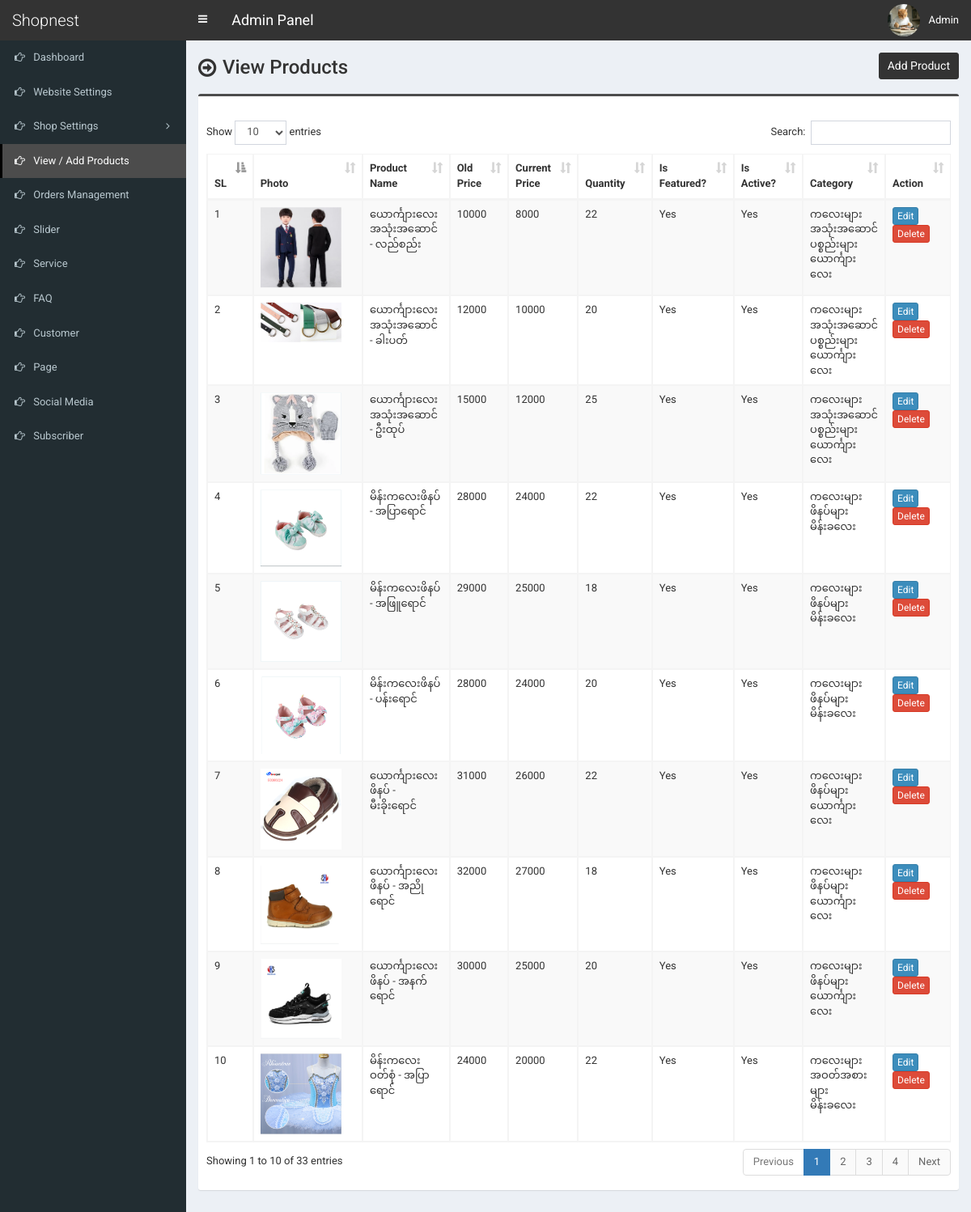
Screenshot of /admin/product.php (signed in) with the database file from the repository.
### tables this page shows
CREATE TABLE `tbl_product` (
  `p_id` int(11) NOT NULL,
  `p_name` varchar(255) NOT NULL,
  `p_old_price` varchar(10) NOT NULL,
  `p_current_price` varchar(10) NOT NULL,
  `p_qty` int(10) NOT NULL,
  `p_featured_photo` varchar(255) NOT NULL,
  `p_description` text NOT NULL,
  `p_short_description` text NOT NULL,
  `p_feature` text NOT NULL,
  `p_condition` text NOT NULL,
  `p_return_policy` text NOT NULL,
  `p_total_view` int(11) NOT NULL,
  `p_is_featured` int(1) NOT NULL,
  `p_is_active` int(1) NOT NULL,
  `ecat_id` int(11) NOT NULL
);

CREATE TABLE `tbl_top_category` (
  `tcat_id` int(11) NOT NULL,
  `tcat_name` varchar(255) NOT NULL,
  `show_on_menu` int(1) NOT NULL
);

CREATE TABLE `tbl_mid_category` (
  `mcat_id` int(11) NOT NULL,
  `mcat_name` varchar(255) NOT NULL,
  `tcat_id` int(11) NOT NULL
);

CREATE TABLE `tbl_end_category` (
  `ecat_id` int(11) NOT NULL,
  `ecat_name` varchar(255) NOT NULL,
  `mcat_id` int(11) NOT NULL
);

### admin/product.php (the view, shortened to what this page needs)
<?php require_once('header.php'); ?>
<section class="content-header">
	<div class="content-header-left">
		<h1>View Products</h1>
	</div>
	<div class="content-header-right">
		<a href="product-add.php" class="btn btn-primary btn-sm">Add Product</a>
	</div>
</section>
<section class="content">
	<div class="row">
		<div class="col-md-12">
			<div class="box box-info">
				<div class="box-body table-responsive">
					<table id="example1" class="table table-bordered table-striped">
						<thead>
							<tr>
								<th width="30">SL</th>
								<th>Photo</th>
								<th width="200">Product Name</th>
								<th width="60">Old Price</th>
								<th width="60">Current Price</th>
								<th width="60">Quantity</th>
								<th>Is Featured?</th>
								<th>Is Active?</th>
								<th>Category</th>
								<th width="80">Action</th>
							</tr>
						</thead>
						<tbody>
							<?php
							$i=0;
							$statement = $pdo->prepare("SELECT
														t1.p_id,
														t1.p_name,
														t1.p_old_price,
														t1.p_current_price,
														t1.p_qty,
														t1.p_featured_photo,
														t1.p_is_featured,
														t1.p_is_active,
														t1.ecat_id,
														t2.ecat_id,
														t2.ecat_name,
														t3.mcat_id,
														t3.mcat_name,
														t4.tcat_id,
														t4.tcat_name
							                           	FROM tbl_product t1
							                           	JOIN tbl_end_category t2
							                           	ON t1.ecat_id = t2.ecat_id
							                           	JOIN tbl_mid_category t3
							                           	ON t2.mcat_id = t3.mcat_id
							                           	JOIN tbl_top_category t4
							                           	ON t3.tcat_id = t4.tcat_id
							                           	ORDER BY t1.p_id DESC
							                           	");
							$statement->execute();
							$result = $statement->fetchAll(PDO::FETCH_ASSOC);
							foreach ($result as $row) {
								$i++;
								?>
								<tr>
									<td><?php echo $i; ?></td>
									<td style="width:130px;"><img src="../assets/uploads/<?php echo $row['p_featured_photo']; ?>" alt="<?php echo $row['p_name']; ?>" style="width:100px;"></td>
									<td><?php echo $row['p_name']; ?></td>
									<td><?php echo $row['p_old_price']; ?></td>
									<td><?php echo $row['p_current_price']; ?></td>
									<td><?php echo $row['p_qty']; ?></td>
									<td>
										<?php if($row['p_is_featured'] == 1) {echo 'Yes';} else {echo 'No';} ?>
									</td>
									<td>
										<?php if($row['p_is_active'] == 1) {echo 'Yes';} else {echo 'No';} ?>
									</td>
									<td><?php echo $row['tcat_name']; ?><br><?php echo $row['mcat_name']; ?><br><?php echo $row['ecat_name']; ?></td>
									<td>
										<a href="product-edit.php?id=<?php echo $row['p_id']; ?>" class="btn btn-primary btn-xs">Edit</a>
										<a href="#" class="btn btn-danger btn-xs" data-href="product-delete.php?id=<?php echo $row['p_id']; ?>" data-toggle="modal" data-target="#confirm-delete">Delete</a>
									</td>
								</tr>
								<?php
							}
							?>
						</tbody>
					</table>
				</div>
			</div>
		</div>
	</div>
</section>
<?php require_once('footer.php'); ?>

### admin/header.php (shortened to what this page needs)
<!DOCTYPE html>
<html>
<head>
	<link rel="stylesheet" href="css/bootstrap.min.css">
	<link rel="stylesheet" href="css/font-awesome.min.css">
	<link rel="stylesheet" href="css/ionicons.min.css">
	<link rel="stylesheet" href="css/datepicker3.css">
	<link rel="stylesheet" href="css/all.css">
	<link rel="stylesheet" href="css/select2.min.css">
	<link rel="stylesheet" href="css/dataTables.bootstrap.css">
	<link rel="stylesheet" href="css/jquery.fancybox.css">
	<link rel="stylesheet" href="css/AdminLTE.min.css">
	<link rel="stylesheet" href="css/_all-skins.min.css">
	<link rel="stylesheet" href="css/on-off-switch.css"/>
	<link rel="stylesheet" href="css/summernote.css">
	<link rel="stylesheet" href="style.css">
</head>
<body class="hold-transition fixed skin-blue sidebar-mini">
	<div class="wrapper">
		<header class="main-header">
			<a href="index.php" class="logo">
				<span class="logo-lg">Shopnest</span>
			</a>
			<nav class="navbar navbar-static-top">
				<a href="#" class="sidebar-toggle" data-toggle="offcanvas" role="button">
				</a>
				<span style="float:left;line-height:50px;color:#fff;padding-left:15px;font-size:18px;">Admin Panel</span>
				<div class="navbar-custom-menu">
					<ul class="nav navbar-nav">
						<li class="dropdown user user-menu">
							<a href="#" class="dropdown-toggle" data-toggle="dropdown">
								<img src="../assets/uploads/<?php echo $_SESSION['user']['photo']; ?>" class="user-image" alt="User Image">
								<span class="hidden-xs"><?php echo $_SESSION['user']['full_name']; ?></span>
							</a>
						</li>
					</ul>
				</div>
			</nav>
		</header>
  		<?php $cur_page = substr($_SERVER["SCRIPT_NAME"],strrpos($_SERVER["SCRIPT_NAME"],"/")+1); ?>
  		<aside class="main-sidebar">
    		<section class="sidebar">
      			<ul class="sidebar-menu">
			        <li class="treeview <?php if($cur_page == 'index.php') {echo 'active';} ?>">
			          <a href="index.php">
			            <i class="fa fa-hand-o-right"></i> <span>Dashboard</span>
			          </a>
			        </li>
			        <li class="treeview <?php if( ($cur_page == 'settings.php') ) {echo 'active';} ?>">
			          <a href="settings.php">
			            <i class="fa fa-hand-o-right"></i> <span>Website Settings</span>
			          </a>
			        </li>
                    <li class="treeview <?php if( ($cur_page == 'size.php') || ($cur_page == 'size-add.php') || ($cur_page == 'size-edit.php') || ($cur_page == 'color.php') || ($cur_page == 'color-add.php') || ($cur_page == 'color-edit.php') || ($cur_page == 'country.php') || ($cur_page == 'country-add.php') || ($cur_page == 'country-edit.php') || ($cur_page == 'shipping-cost.php') || ($cur_page == 'shipping-cost-edit.php') || ($cur_page == 'top-category.php') || ($cur_page == 'top-category-add.php') || ($cur_page == 'top-category-edit.php') || ($cur_page == 'mid-category.php') || ($cur_page == 'mid-category-add.php') || ($cur_page == 'mid-category-edit.php') || ($cur_page == 'end-category.php') || ($cur_page == 'end-category-add.php') || ($cur_page == 'end-category-edit.php') ) {echo 'active';} ?>">
                        <a href="#">
                            <i class="fa fa-hand-o-right"></i>
                            <span>Shop Settings</span>
                            <span class="pull-right-container">
								<i class="fa fa-angle-left pull-right"></i>
							</span>
                        </a>
                    </li>
                    <li class="treeview <?php if( ($cur_page == 'product.php') || ($cur_page == 'product-add.php') || ($cur_page == 'product-edit.php') ) {echo 'active';} ?>">
                        <a href="product.php">
                            <i class="fa fa-hand-o-right"></i> <span>View / Add Products</span>
                        </a>
                    </li>
                    <li class="treeview <?php if( ($cur_page == 'order.php') ) {echo 'active';} ?>">
                        <a href="order.php">
                            <i class="fa fa-hand-o-right"></i> <span>Orders Management</span>
                        </a>
                    </li>
                     <li class="treeview <?php if( ($cur_page == 'slider.php') ) {echo 'active';} ?>">
			          <a href="slider.php">
			            <i class="fa fa-hand-o-right"></i> <span>Slider</span>
			          </a>
			        </li>
			        <li class="treeview <?php if( ($cur_page == 'service.php') ) {echo 'active';} ?>">
			          <a href="service.php">
			            <i class="fa fa-hand-o-right"></i> <span>Service</span>
			          </a>
			        </li>
			      			        <li class="treeview <?php if( ($cur_page == 'faq.php') ) {echo 'active';} ?>">
			          <a href="faq.php">
			            <i class="fa fa-hand-o-right"></i> <span>FAQ</span>
			          </a>
			        </li>
						<li class="treeview <?php if( ($cur_page == 'customer.php') || ($cur_page == 'customer-add.php') || ($cur_page == 'customer-edit.php') ) {echo 'active';} ?>">
			          <a href="customer.php">
			            <i class="fa fa-hand-o-right"></i> <span>Customer</span>
			          </a>
			        </li>
			        <li class="treeview <?php if( ($cur_page == 'page.php') ) {echo 'active';} ?>">
			          <a href="page.php">
			            <i class="fa fa-hand-o-right"></i> <span>Page</span>
			          </a>
			        </li>
			        <li class="treeview <?php if( ($cur_page == 'social-media.php') ) {echo 'active';} ?>">
			          <a href="social-media.php">
			            <i class="fa fa-hand-o-right"></i> <span>Social Media</span>
			          </a>
			        </li>
			        <li class="treeview <?php if( ($cur_page == 'subscriber.php')||($cur_page == 'subscriber.php') ) {echo 'active';} ?>">
			          <a href="subscriber.php">
			            <i class="fa fa-hand-o-right"></i> <span>Subscriber</span>
			          </a>
			        </li>
      			</ul>
    		</section>
  		</aside>
  		<div class="content-wrapper">

### admin/footer.php (shortened to what this page needs)
		</div>
	</div>
</body>
</html>

### admin/style.css (style rules this page uses)
body { font-size: 13px; font-family: 'Roboto', sans-serif; }
.navbar-nav>.user-menu .user-image { width: 40px; height: 40px; margin-top: -10px; }
.content-header>h1, .content-header .content-header-left h1 { font-family: 'Roboto', sans-serif; }
.main-header .logo { text-align: left; }
.main-header .logo .logo-lg { font-family: 'Roboto', sans-serif; }
.box-info { padding-top: 20px; }
.sidebar-menu li>a>.pull-right-container>.fa-angle-left:before { content: "\f105"; }
.content-header { overflow: hidden; }
.content-header .content-header-left { float: left; padding-top: 5px; }
.content-header .content-header-right { float: right; }
.content-header .content-header-left h1 { margin-top: 0; margin-bottom: 0; padding-left: 30px; padding-bottom: 5px; font-size: 24px; position: relative; }
.content-header .content-header-left h1:before { position: absolute; top: 0; left: 0; font-family: 'FontAwesome', sans-serif; font-size: 26px; content: '\f18e'; }
.content-header .content-header-right a { position: relative; font-size: 14px; }
.skin-blue .sidebar-menu>li:hover>a, .skin-blue .sidebar-menu>li.active>a { color: #fff; background: #3c8dbc; border-left-color: #3c8dbc; }
.skin-blue .main-header .logo, .skin-blue .main-header .logo:hover, .skin-blue .main-header .navbar, .skin-blue .main-header .navbar .sidebar-toggle:hover { background-color: #333333; }
.skin-blue .sidebar-menu>li:hover>a, .skin-blue .sidebar-menu>li.active>a { background-color: #4c4c4c; border-left-color: #000000; }
.box.box-info { border-top-color: #4c4c4c; }
.content-header .content-header-right a { background-color: #333333; border-color: #333333; }

### rows the page displays
tbl_product: p_featured_photo (picture), p_name "ယောင်္ကျားလေးအသုံးအဆောင် - လည်စည်း", p_old_price "10000", p_current_price "8000", p_qty "22", p_is_featured "Yes", p_is_active "Yes", tbl_top_category.tcat_name "ကလေးများ", tbl_mid_category.mcat_name "အသုံးအဆောင်ပစ္စည်းများ", ecat.ecat_name "ယောင်္ကျားလေး"
tbl_product: p_featured_photo (picture), p_name "ယောင်္ကျားလေးအသုံးအဆောင် - ခါးပတ်", p_old_price "12000", p_current_price "10000", p_qty "20", p_is_featured "Yes", p_is_active "Yes", tbl_top_category.tcat_name "ကလေးများ", tbl_mid_category.mcat_name "အသုံးအဆောင်ပစ္စည်းများ", ecat.ecat_name "ယောင်္ကျားလေး"
tbl_product: p_featured_photo (picture), p_name "ယောင်္ကျားလေးအသုံးအဆောင် - ဦးထုပ်", p_old_price "15000", p_current_price "12000", p_qty "25", p_is_featured "Yes", p_is_active "Yes", tbl_top_category.tcat_name "ကလေးများ", tbl_mid_category.mcat_name "အသုံးအဆောင်ပစ္စည်းများ", ecat.ecat_name "ယောင်္ကျားလေး"
tbl_product: p_featured_photo (picture), p_name "မိန်းကလေးဖိနပ် - အပြာရောင်", p_old_price "28000", p_current_price "24000", p_qty "22", p_is_featured "Yes", p_is_active "Yes", tbl_top_category.tcat_name "ကလေးများ", tbl_mid_category.mcat_name "ဖိနပ်များ", ecat.ecat_name "မိန်းခလေး"
tbl_product: p_featured_photo (picture), p_name "မိန်းကလေးဖိနပ် - အဖြူရောင်", p_old_price "29000", p_current_price "25000", p_qty "18", p_is_featured "Yes", p_is_active "Yes", tbl_top_category.tcat_name "ကလေးများ", tbl_mid_category.mcat_name "ဖိနပ်များ", ecat.ecat_name "မိန်းခလေး"
tbl_product: p_featured_photo (picture), p_name "မိန်းကလေးဖိနပ် - ပန်းရောင်", p_old_price "28000", p_current_price "24000", p_qty "20", p_is_featured "Yes", p_is_active "Yes", tbl_top_category.tcat_name "ကလေးများ", tbl_mid_category.mcat_name "ဖိနပ်များ", ecat.ecat_name "မိန်းခလေး"
tbl_product: p_featured_photo (picture), p_name "ယောင်္ကျားလေးဖိနပ် - မီးခိုးရောင်", p_old_price "31000", p_current_price "26000", p_qty "22", p_is_featured "Yes", p_is_active "Yes", tbl_top_category.tcat_name "ကလေးများ", tbl_mid_category.mcat_name "ဖိနပ်များ", ecat.ecat_name "ယောင်္ကျားလေး"
tbl_product: p_featured_photo (picture), p_name "ယောင်္ကျားလေးဖိနပ် - အညိုရောင်", p_old_price "32000", p_current_price "27000", p_qty "18", p_is_featured "Yes", p_is_active "Yes", tbl_top_category.tcat_name "ကလေးများ", tbl_mid_category.mcat_name "ဖိနပ်များ", ecat.ecat_name "ယောင်္ကျားလေး"
tbl_product: p_featured_photo (picture), p_name "ယောင်္ကျားလေးဖိနပ် - အနက်ရောင်", p_old_price "30000", p_current_price "25000", p_qty "20", p_is_featured "Yes", p_is_active "Yes", tbl_top_category.tcat_name "ကလေးများ", tbl_mid_category.mcat_name "ဖိနပ်များ", ecat.ecat_name "ယောင်္ကျားလေး"
tbl_product: p_featured_photo (picture), p_name "မိန်းကလေးဝတ်စုံ - အပြာရောင်", p_old_price "24000", p_current_price "20000", p_qty "22", p_is_featured "Yes", p_is_active "Yes", tbl_top_category.tcat_name "ကလေးများ", tbl_mid_category.mcat_name "အဝတ်အစားများ", ecat.ecat_name "မိန်းခလေး"

### other values shown
$_SESSION['user']['full_name'] "Admin"
